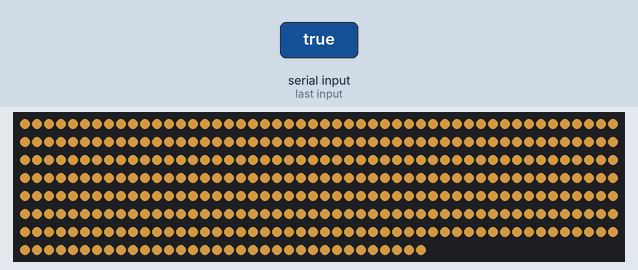
Bench run of a sketch on a simulated Arduino Uno, built with avr-gcc and run on an emulated ATmega328P. Shown: 384 RGB LEDs in strip order, left to right, continuing on the next row. The test bench sets the inputs (shaded band). Dim RGB values are drawn brighter than linear; what the sketch prints to the serial monitor is not drawn.

4.7 s: "true\n" received over Serial
Above: at 5.5 s.
Timing chart, 0 to 7.7 s (numbered marks = the images above; inputs shaded):
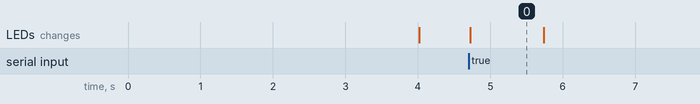

Measured:
- after the input at 4.7 s, the LEDs: change at once (image 0)
- what the display in image 0 shows lasts 1.0 s, from 4.7 s to 5.7 s

The sketch:

arduino_lights_from_pi.ino
```cpp
#include <FastLED.h>
#include <TimeLib.h>
#define LED_PIN     2

// Information about the LED strip itself
#define NUM_LEDS    384
#define CHIPSET     WS2811
#define COLOR_ORDER GRB
CRGB leds[NUM_LEDS];

#define BRIGHTNESS  128


// FastLED v2.1 provides two color-management controls:
//   (1) color correction settings for each LED strip, and
//   (2) master control of the overall output 'color temperature'
//
// THIS EXAMPLE demonstrates the second, "color temperature" control.
// It shows a simple rainbow animation first with one temperature profile,
// and a few seconds later, with a different temperature profile.
//
// The first pixel of the strip will show the color temperature.
//
// HELPFUL HINTS for "seeing" the effect in this demo:
// * Don't look directly at the LED pixels.  Shine the LEDs aganst
//   a white wall, table, or piece of paper, and look at the reflected light.
//
// * If you watch it for a bit, and then walk away, and then come back
//   to it, you'll probably be able to "see" whether it's currently using
//   the 'redder' or the 'bluer' temperature profile, even not counting
//   the lowest 'indicator' pixel.
//
//
// FastLED provides these pre-conigured incandescent color profiles:
//     Candle, Tungsten40W, Tungsten100W, Halogen, CarbonArc,
//     HighNoonSun, DirectSunlight, OvercastSky, ClearBlueSky,
// FastLED provides these pre-configured gaseous-light color profiles:
//     WarmFluorescent, StandardFluorescent, CoolWhiteFluorescent,
//     FullSpectrumFluorescent, GrowLightFluorescent, BlackLightFluorescent,
//     MercuryVapor, SodiumVapor, MetalHalide, HighPressureSodium,
// FastLED also provides an "Uncorrected temperature" profile
//    UncorrectedTemperature;

#define TEMPERATURE_1  DirectSunlight
#define TEMPERATURE_2 HighPressureSodium

// How many seconds to show each temperature before switching
#define DISPLAYTIME 20
// How many seconds to show black between switches
#define BLACKTIME   3

void loop()
{

//if (Serial.available() > 0) {
    String data = Serial.readStringUntil('\n');
    Serial.println("read"+ data);
    if(data=="true"){
      lightsOn();
      Serial.println("i turned the lights on");
    }

 /* if(serialWriteRead()){

 // static uint8_t starthue = 0;

  lightsOn();
}
*/
else
{
  Serial.println("turning off");
 turnOff();
 Serial.println("i turned the lights off");
}
//}
//delay( 3000 );
  //FastLED.delay(8);
  Serial.println("end loop");
}

void lightsOn(){

for(int i = 0; i < NUM_LEDS; i++) {
    // Set the i'th led to red
   leds[i] = CHSV(0,0,0);
    leds[i] = TEMPERATURE_2; // show indicator pixel

}

  FastLED.show();

}

void turnOff(){
   FastLED.clear();
  fill_solid(leds,NUM_LEDS, 0);
  FastLED.show();
}


void setup() {
  delay( 3000 ); // power-up safety delay
  // It's important to set the color correction for your LED strip here,
  // so that colors can be more accurately rendered through the 'temperature' profiles
  FastLED.addLeds<CHIPSET, LED_PIN, COLOR_ORDER>(leds, NUM_LEDS).setCorrection( TypicalSMD5050 );
  FastLED.setBrightness( BRIGHTNESS );
  Serial.begin(9600);
}
```
